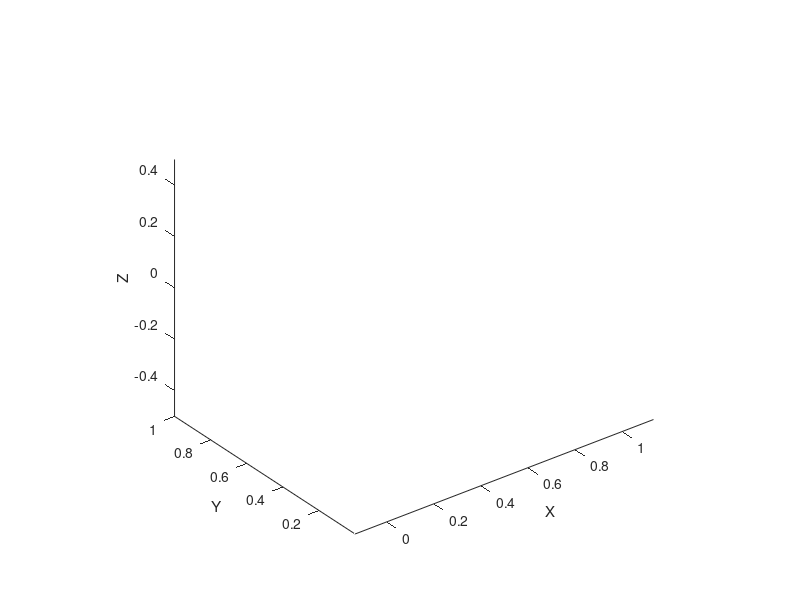

Write MATLAB code to recreate this figure. (Note: this script raises an error after producing the figure.)
%% Ángulos y distancias:
q1= 0;
q2= pi/2;
q3= -pi/2;
q4= 0;
L1=  0.093;
L2= 0.14;

%% CREAMOS LA FIGURA
figure; hold on; axis equal; view(3);
xlabel('X'); ylabel('Y'); zlabel('Z');

%%CARGAMOS STLs: 

% Cargar STL 1, que es la base fija
%Para manipularlo usar Fb, Vb y Tb
TRb = stlread("URDF_ROBOT5GDL/meshes/base_real.stl");
Fb = TRb.ConnectivityList;
Vb = TRb.Points* 0.001;
Tb = eye(4);   % como es la base, queremos que esté en el origen entonces le pasamos una transformación vacía
drawSTL(Fb, Vb, Tb, [0.8 0.8 1]);   % azul

% Cargar STL 2, que es la base rotatoria
%Para manipularlo usar F0, V0 y T0
TR0 = stlread("URDF_ROBOT5GDL/meshes/J0_v2.stl");
F0 = TR0.ConnectivityList;
V0 = TR0.Points* 0.001;
T0 = transl(0,0,0.05)*trotz(q1); %  
drawSTL(F0, V0, T0, [1 0.6 0.6]);   % rojo

% Cargar STL 3, que es el brazo 1, o sea J1
TR1 = stlread("URDF_ROBOT5GDL/meshes/J1_v2.stl");
F1 = TR1.ConnectivityList;
V1 = TR1.Points* 0.001;
Cq1= cos(q1);
Sq1= sin(q1);
A1= [Cq1 0 -Sq1 0;
    Sq1 0 -Cq1 0;
    0 1 0 L1;
    0 0 0 1];
T1 = A1*trotz(q2);
drawSTL(F1, V1, T1, [0.6 1 0.6]);   % verde

% Cargar STL 4, que es el brazo 2, o sea J2
%Para manipularlo usar F2, V2 y T2 
TR2 = stlread("URDF_ROBOT5GDL/meshes/J2_v2.stl");
F2 = TR2.ConnectivityList;
V2 = TR2.Points* 0.001;
Cq2= cos(q2);
Sq2= sin(q2);
A2= [Cq2 -Sq2 0 L2*Cq2;
    Sq2 Cq2 0 L2*Sq2;
    0 0 1 0;
    0 0 0 1];
T2= A1* A2*trotz(q3);
%T4 = transl(0,0,0.22)*trotx(-pi/2); % desplazado 
drawSTL(F2, V2, T2, [0.6 0.6 1]);  

% Cargar STL 5, que es el brazo 3, o sea J3
%Para manipular usar F3, V3 y T3
TR3 = stlread("URDF_ROBOT5GDL/meshes/J3_v2.stl");
F3 = TR3.ConnectivityList;
V3 = TR3.Points*0.001;
Cq3= cos(q3+pi/2);
Sq3= sin(q3+pi/2);
A3 = [Cq3 0 Sq3 0;
    Sq3 0 -Cq3 0;
    0 1 0 0;
    0 0 0 1];
T3 = A1*A2*A3*trotz(q4);
%T5 = transl(0,0,0.27); % desplazado 
drawSTL(F3, V3, T3, [1 0.6 0.6]); 

% Cargar STL 6, que es la base del gripper, o sea J4
% Para manipular usar F4, V4_new y T4
TR4 = stlread("URDF_ROBOT5GDL/meshes/J4_v3STL.stl");
F4 = TR4.ConnectivityList;
V4 = TR4.Points*0.001;
offset = transl(-0.01, -0.01, -0.033);   % OFFSET PARA QUE EL EJE CUADRE
V4_new = transformSTL(V4, offset);    % reescribir vértices
%R_offset = trotx(-pi/2);    % rotar 90° en Z
%V6_rotated = (R_offset(1:3,1:3) * V6_new')';  % aplicar solo la rotación a vértices

%T6 = transl(0,0,0.35); % desplazado 
%drawSTL(F6, V6_new, T6, [0.3 1 0.3]);




camlight; lighting gouraud;
%% FUNCIONES FUNCIONALES XD
function [Vt] = transformSTL(V, T)
%ESTA FUNCIÓN ES LA QUE HACE TODA LA MAGIA, NOS PERMITE TRANSFORMAR
%GEOMETRICAMENTE CADA STL USANDO SU MARCO DE REFERENCIA, LO HACE
%DESTRUYENDO Y VOLVIENDO A ARMRAR SUS VÉRTICES

    Vh = [V ones(size(V,1),1)];   % convertir a homogéneo
    Vt = (T * Vh')';              % aplicar T
    Vt = Vt(:,1:3);               % volver a 3D
end


function drawSTL(F, V, T, color)
    Vt = transformSTL(V, T); 

    % Dibujar con trisurf en lugar de patch
    TR = triangulation(F, Vt);
    trisurf(TR, 'FaceColor',color, ...
                 'EdgeColor','none', ...
                 'FaceAlpha',0.9);

    % Dibujar ejes
    O = T(1:3,4);
    L = 0.05;
    quiver3(O(1),O(2),O(3), T(1,1)*L, T(2,1)*L, T(3,1)*L,'r','LineWidth',2);
    quiver3(O(1),O(2),O(3), T(1,2)*L, T(2,2)*L, T(3,2)*L,'g','LineWidth',2);
    quiver3(O(1),O(2),O(3), T(1,3)*L, T(2,3)*L, T(3,3)*L,'b','LineWidth',2);
end

%% FUNCIONES PRIMIGENIAS:
%Traslación
function T = transl(x,y,z)
    T = eye(4);
    T(1:3,4) = [x;y;z];
end
%ROTACIÓN EN Z
function T = trotz(theta)
    T = [cos(theta) -sin(theta) 0 0;
         sin(theta)  cos(theta) 0 0;
         0           0          1 0;
         0           0          0 1];
end
%ROTACIÓN EN X
function T = trotx(theta)
    T = [1 0 0 0;
         0 cos(theta) -sin(theta) 0;
         0 sin(theta) cos(theta) 0;
         0 0 0 1];
end
%ROTACIÓN EN Y
function T = troty(theta)
    T = [cos(theta) 0 sin(theta) 0;
         0 1 0 0;
         -sin(theta) 0 cos(theta) 0;
         0 0 0 1];
end

